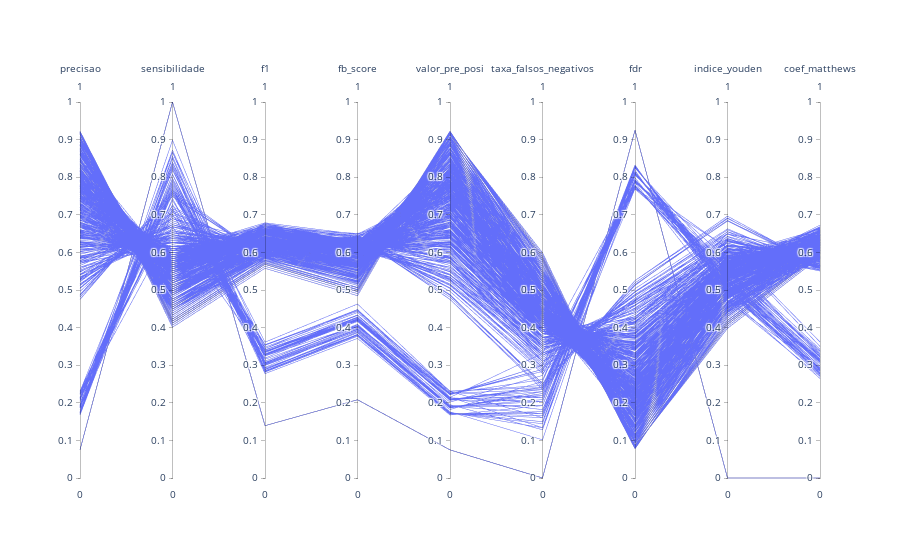

The notebook cell saved with this chart:
### Code cell
import plotly.express as px
import plotly.graph_objects as go

fig = go.Figure(data=
    go.Parcoords(
        dimensions = list([
            dict(range = [0, 1], label = 'precisao', values = grade_thresholds['precisao']),
            dict(range = [0, 1], label = 'sensibilidade', values = grade_thresholds['sensibilidade']),
            dict(range = [0, 1], label = 'f1', values = grade_thresholds['f1']),
            dict(range = [0, 1], label = 'fb_score', values = grade_thresholds['fb_score']),
            dict(range = [0, 1], label = 'valor_pre_posi', values = grade_thresholds['valor_pre_posi']),
            dict(range = [0, 1], label = 'taxa_falsos_negativos', values = grade_thresholds['taxa_falsos_negativos']),
            dict(range = [0, 1], label = 'fdr', values = grade_thresholds['fdr']),
            dict(range = [0, 1], label = 'indice_youden', values = grade_thresholds['indice_youden']),
            dict(range = [0, 1], label = 'coef_matthews', values = grade_thresholds['coef_matthews'])
        ])
    )
)

fig.show()

### Figure 1 — Plotly figure (JSON) as saved in the notebook; plotly's stock layout.template omitted (floating-point values rounded to 4 significant figures; data arrays with more than 128 entries replaced by an {"elided": "..."} marker saying what was removed)
{"data": [{"dimensions": [{"label": "precisao", "range": [0, 1], "values": {"elided": "625 float values"}}, {"label": "sensibilidade", "range": [0, 1], "values": {"elided": "625 float values"}}, {"label": "f1", "range": [0, 1], "values": {"elided": "625 float values"}}, {"label": "fb_score", "range": [0, 1], "values": {"elided": "625 float values"}}, {"label": "valor_pre_posi", "range": [0, 1], "values": {"elided": "625 float values"}}, {"label": "taxa_falsos_negativos", "range": [0, 1], "values": {"elided": "625 float values"}}, {"label": "fdr", "range": [0, 1], "values": {"elided": "625 float values"}}, {"label": "indice_youden", "range": [0, 1], "values": {"elided": "625 float values"}}, {"label": "coef_matthews", "range": [0, 1], "values": {"elided": "625 float values"}}], "type": "parcoords"}], "layout": {}}
